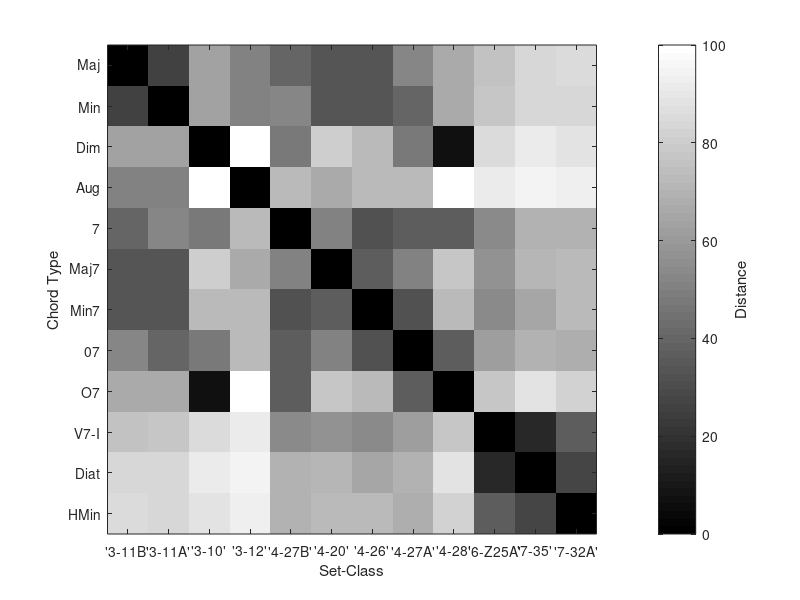
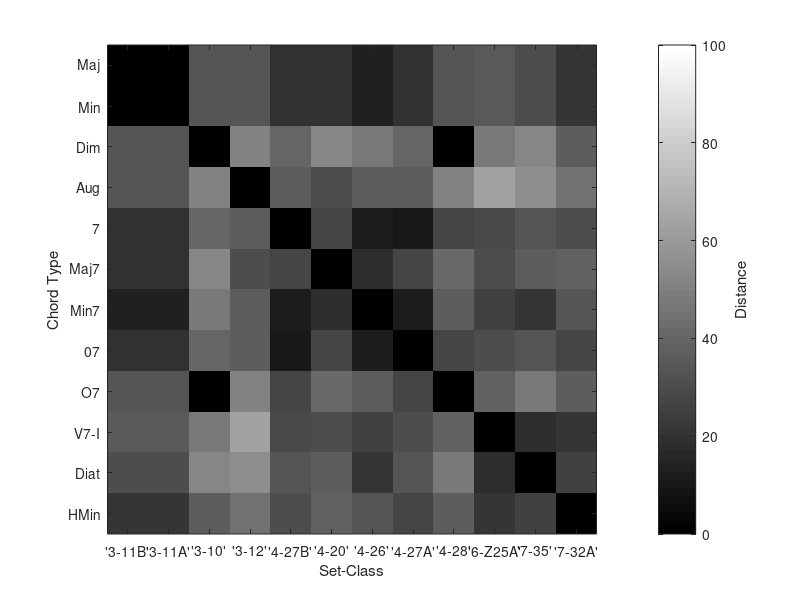

Recreate these plots in MATLAB, in order.
function table = calcTables()

	load TotalMeasuresPrime%load TotalMeasuresPrime
	forteNames = textread('forteNamesAB.txt','%s');
	
	%{
	maj 25
	min 24
	dim 23
	aug 26
	7 66
	maj7 57
	min7 64
	07 65
	O7 67
	V7-I 176
	Diatonic 276
	Harmonic Minor 272
	%}

	scs = [25 24 23 26 66 57 64 65 67 176 276 272];
	chord_labels = {'Maj';'Min';'Dim';'Aug';'7';'Maj7';'Min7';'07';'O7';'V7-I';'Diat';'HMin';};
	sc_labels = forteNames(scs);
	table = ATMEMB_prime(scs,scs);
	table2 = AvgSATSIM_prime(scs, scs);
	%{

	%sets = [25 24 23 26 22 22 57 64 65 66 67 55 56 59 46 64 57 51 61 129 116 117 116 176 189 130 192 276 322];
	sets = [25 24 23 26 22 57 64 65 66 67 55 56 59 46 51 61 129 117 116 176 189 130 192 276 322];

	msr = TSATSIM_prime;

	table = [];
	for i = 1:length(sets)
		for j = i:length(sets)

			table(i,j) = msr(sets(i),sets(j));
			%table(j,i) = msr(sets(i),sets(j));

			chordsRELa(i,j) = RELa_prime(sets(i),sets(j));
			chordsRELb(i,j) = RELb_prime(sets(i),sets(j));
			chordsRELc(i,j) = RELc_prime(sets(i),sets(j));
			chordsATMEMB(i,j) = ATMEMB_prime(sets(i),sets(j));
			chordsRECREL(i,j) = RECREL_prime(sets(i),sets(j));
			chordsTpREL(i,j) = TpREL_prime(sets(i),sets(j));
			chordsAvgSATSIM(i,j) = AvgSATSIM_prime(sets(i),sets(j));
			chordsTSATSIM(i,j) = TSATSIM_prime(sets(i),sets(j));

			chordsRELa(j,i) = RELa_prime(sets(i),sets(j));
			chordsRELb(j,i) = RELb_prime(sets(i),sets(j));
			chordsRELc(j,i) = RELc_prime(sets(i),sets(j));
			chordsATMEMB(j,i) = ATMEMB_prime(sets(i),sets(j));
			chordsRECREL(j,i) = RECREL_prime(sets(i),sets(j));
			chordsTpREL(j,i) = TpREL_prime(sets(i),sets(j));
			chordsAvgSATSIM(j,i) = AvgSATSIM_prime(sets(i),sets(j));
			chordsTSATSIM(j,i) = TSATSIM_prime(sets(i),sets(j));
		end
	end



	for i = 1:size(table,1)
		for j = i:size(table,2)
			table(j,i) = table(i,j);
		end
	end

	%save chordTABLES.mat chordsRELa chordsRELb chordsRELc chordsRECREL chordsATMEMB chordsTpREL chordsAvgSATSIM chordsTSATSIM

	%}
	%labels = {'maj';'min';'dim';'aug';'sus4/sus2';'maj7/min6';'min7/maj6';'hdim7';'7';'dim7';'min(7)';'aug(7)';'maj(7)';'min(9)';'sus4(7)';'sus4(b7)';'9';'maj9';'min9';'V-I';'V7-I';'V-IV';'pent';'whole';'diat';'oct';};
	%labels = {'ma';'mi';'d';'au';'s';'ma7';'mi7';'hd7';'7';'d7';'mi(7)';'a(7)';'ma(7)';'mi(9)';'s4(7)';'s4(b7)';'9';'mi9';'V/I';'V7/I';'V/IV';'pnt';'whl';'dia';'oct';};

	%length(sets)
	%length(labels)
	figure('Color', [.8 .8 .8]);	
	%subplot(1,2,1)
	imagesc(table)
	aux=(1:29);
	set(gca,'xtick',aux);
	set(gca,'ytick',aux);
	set(gca,'XTickLabel',sc_labels);
	set(gca,'YTickLabel',chord_labels);
	xlabel('Set-Class'); ylabel('Chord Type'); %title('TSATSIM Distance');
	c = colorbar; 
	caxis([0 100]); colormap(gray);
	axis square;
	ylabel(colorbar, 'Distance');
	figure();
	%subplot(1,2,2);
	imagesc(table2)
	aux=(1:29);
	set(gca,'xtick',aux);
	set(gca,'ytick',aux);
	set(gca,'XTickLabel',sc_labels);
	set(gca,'YTickLabel',chord_labels);
	xlabel('Set-Class'); ylabel('Chord Type'); %title('TSATSIM Distance');
	c = colorbar; caxis([0 100]); axis square;
	ylabel(colorbar, 'Distance');
	%title(c,'Distance'); 
	colormap(gray);

	